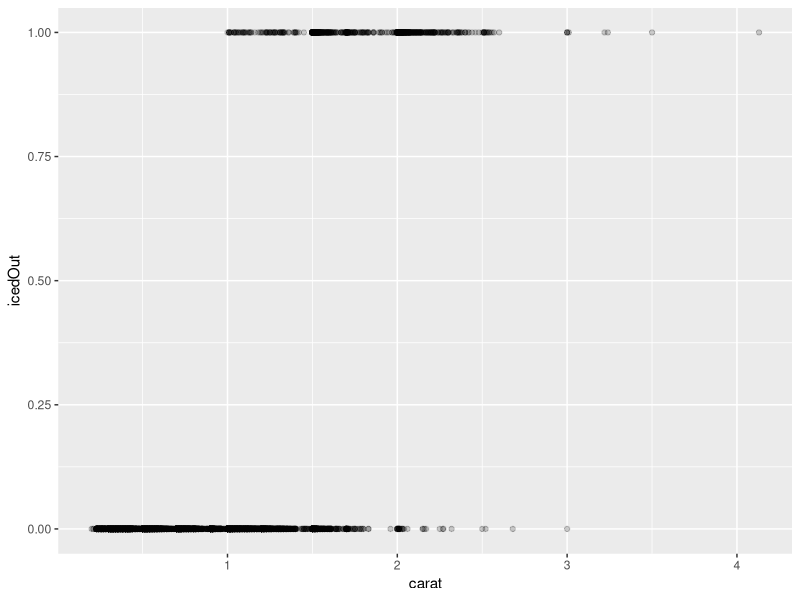
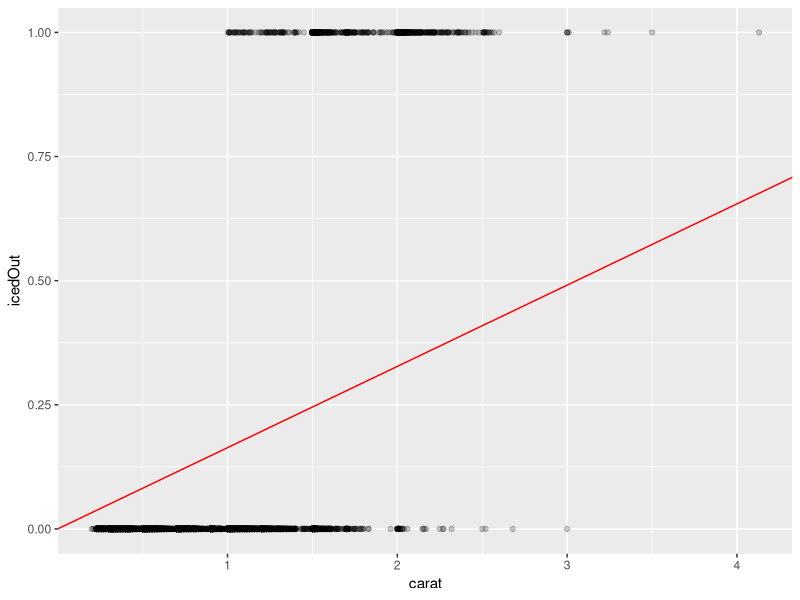

R code for these plots, in order:
#' Author: Ted Kwartler
#' Date: 7-4-2018
#' Purpose: What happens when regression is applied to a binary outcome?
#' 

# libs
library(ggplot2)
library(dplyr)

# wd
setwd("/cloud/project/D_Thursday/data")

# Data
data('diamonds')

# Convert to binary
diamonds$icedOut <- ifelse(diamonds$price >= 11000,1, 0)
diamonds$price   <- NULL

set.seed(1234)
sampDiamonds <- sample_n(diamonds, 10000)

# Remember this?
p <- ggplot(sampDiamonds, aes(carat, icedOut)) +geom_point(alpha=0.2)
p

# Since we see a relationship let's make a linear model to predict prices
fit   <- lm(icedOut ~ carat + 0, sampDiamonds)
xBeta <- coefficients(fit)

# Add out model predictions; does this look like a good fit?
p <- p + geom_abline(intercept =  0, slope = xBeta, color='red')
p

# Suppose you *could* get a 12 carat diamond
hopeDiamond  <- data.frame(carat = 12)
gettingCrunk <- predict(fit, hopeDiamond)

# 1= Yes, the diamonds is more than $11k; 0 means no.  What does this mean?  We must have used the wrong method!
gettingCrunk

# End